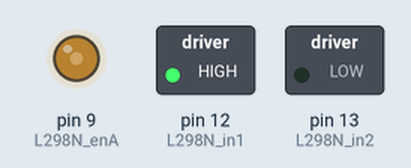
A sketch run on a simulated Arduino Uno, built with avr-gcc and run on an emulated ATmega328P. Shown: switched loads named in the sketch (green lamp = pin HIGH), output pins drawn as LEDs (lit = HIGH). What the sketch prints to the serial monitor is not drawn.

Above: at 0.1 s.
Timing chart, 0 to 1.6 s (numbered marks = the images above):
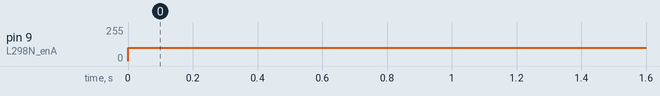

The sketch:

simple_encoder_reader.ino
```cpp
// #include <EnableInterrupt.h>

// L298N H-Bridge Connection PINs
#define L298N_enA 9  // PWM
#define L298N_in2 13  // Dir Motor A
#define L298N_in1 12  // Dir Motor A

#define right_encoder_phaseA 18  // Interrupt
#define right_encoder_phaseB 19

unsigned int right_encoder_counter = 0;
String right_encoder_sign = "p"; // Direction. p means positive/clockwise direction
double right_wheel_meas_vel = 0.0;    // Velocity vad/s

void setup() {
  // Set pin modes
  pinMode(L298N_enA, OUTPUT);
  pinMode(L298N_in1, OUTPUT);
  pinMode(L298N_in2, OUTPUT);

  // Set Motor Rotation Direction
  digitalWrite(L298N_in1, HIGH);
  digitalWrite(L298N_in2, LOW);

  Serial.begin(115200);

  pinMode(right_encoder_phaseB, INPUT);

  // Set up interrupt for right encoder
  attachInterrupt(digitalPinToInterrupt(right_encoder_phaseA), rightEncoderCallback, RISING);
  // enableInterrupt(right_encoder_phaseA, rightEncoderCallback, RISING);
}

void loop() {
  right_wheel_meas_vel = (10 * right_encoder_counter * (60.0/385.0)) * 0.10472;

  // Message to be sent to the serial port
  String encoder_read = "r" + right_encoder_sign + String(right_wheel_meas_vel);
  Serial.println(encoder_read);

  // Reset the counter
  right_encoder_counter = 0;

  // Set the motor speed
  analogWrite(L298N_enA, 100);

  // Delay for 100ms
  delay(100);
}

void rightEncoderCallback()
{
  if(digitalRead(right_encoder_phaseB) == HIGH)
  {
    right_encoder_sign = "p"; // Positive/clockwise direction
  }
  else
  {
    right_encoder_sign = "n"; // Negative/anti-clockwise direction
  }
  right_encoder_counter++;
}
```

Measured:
- by itself, pin 9 (L298N_enA): 0/255 → 100/255 at 0.00 s
